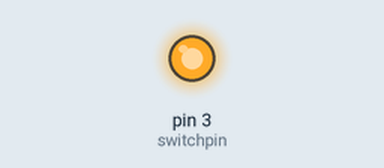
Recording of a sketch running on a simulated Arduino Uno, built with avr-gcc and run on an emulated ATmega328P. Parts: output pins drawn as LEDs (lit = HIGH).

Above: at 0.1 s.
At 60.1 s:
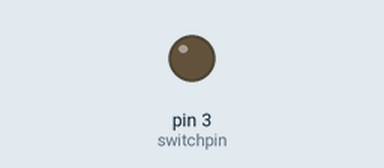
Timing chart, 0 to 61.6 s (numbered marks = the images above):
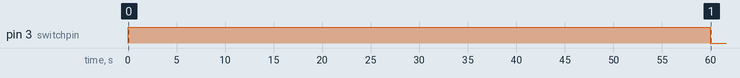

Measured:
- by itself, pin 3 (switchpin): LOW → HIGH at 0.00 s, → LOW 60.0 s later

The sketch:

switcher.ino
```cpp
int switchpin = 3 ;        // Relay Pin
unsigned long OnTime = 1 * 60000;    // ( On time in minutes )
unsigned long OffTime = 15  * 60000 ;    //( On time in minutes )

// ms output after * 6000


void setup() {


pinMode(switchpin,OUTPUT);


}

void loop() {

digitalWrite(switchpin,HIGH) ;

delay(OnTime);

digitalWrite(switchpin,LOW);

delay(OffTime);

}
```
